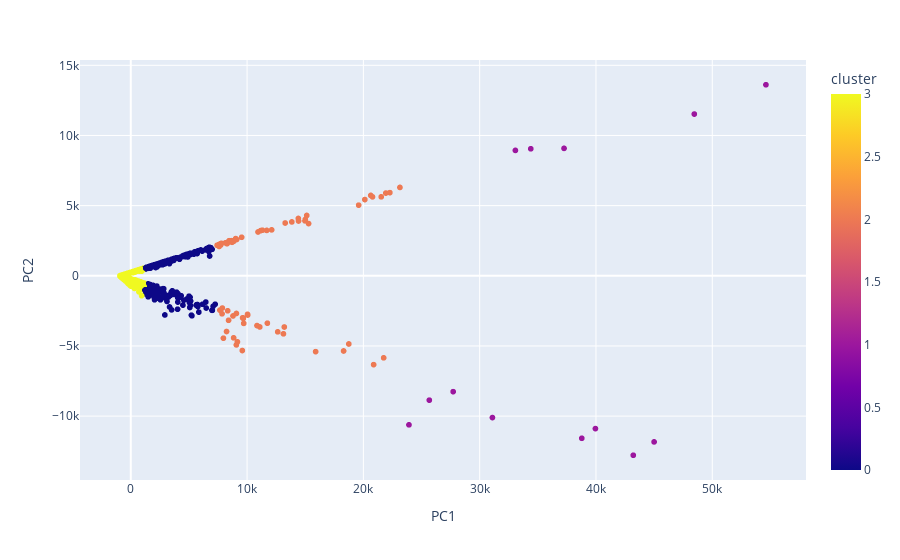

The cell this chart's notebook holds for it:
### Code cell
import plotly.express as px

# Create a DataFrame with the PCA results and the cluster labels
df_plot = pd.DataFrame(df_pca, columns=['PC1', 'PC2'])
df_plot['cluster'] = kmeans.labels_
df_plot['key'] = new_df_groupby.index

# Create a scatter plot of the PCA results, colored by the cluster labels
fig = px.scatter(df_plot, x='PC1', y='PC2', color='cluster', hover_data=['key'])

# Show the plot
fig.show()

### Figure 1 — Plotly figure (JSON) as saved in the notebook; plotly's stock layout.template omitted (floating-point values rounded to 4 significant figures; data arrays with more than 128 entries replaced by an {"elided": "..."} marker saying what was removed)
{"data": [{"customdata": {"elided": "3755x1 str values"}, "hovertemplate": "PC1=%{x}<br>PC2=%{y}<br>key=%{customdata[0]}<br>cluster=%{marker.color}<extra></extra>", "legendgroup": "", "marker": {"color": {"elided": "3755 int values"}, "coloraxis": "coloraxis", "symbol": "circle"}, "mode": "markers", "name": "", "showlegend": false, "type": "scattergl", "x": {"elided": "3755 float values"}, "xaxis": "x", "y": {"elided": "3755 float values"}, "yaxis": "y"}], "layout": {"coloraxis": {"colorbar": {"title": {"text": "cluster"}}, "colorscale": [[0, "#0d0887"], [0.1111, "#46039f"], [0.2222, "#7201a8"], [0.3333, "#9c179e"], [0.4444, "#bd3786"], [0.5556, "#d8576b"], [0.6667, "#ed7953"], [0.7778, "#fb9f3a"], [0.8889, "#fdca26"], [1, "#f0f921"]]}, "legend": {"tracegroupgap": 0}, "margin": {"t": 60}, "xaxis": {"anchor": "y", "domain": [0, 1], "title": {"text": "PC1"}}, "yaxis": {"anchor": "x", "domain": [0, 1], "title": {"text": "PC2"}}}}
